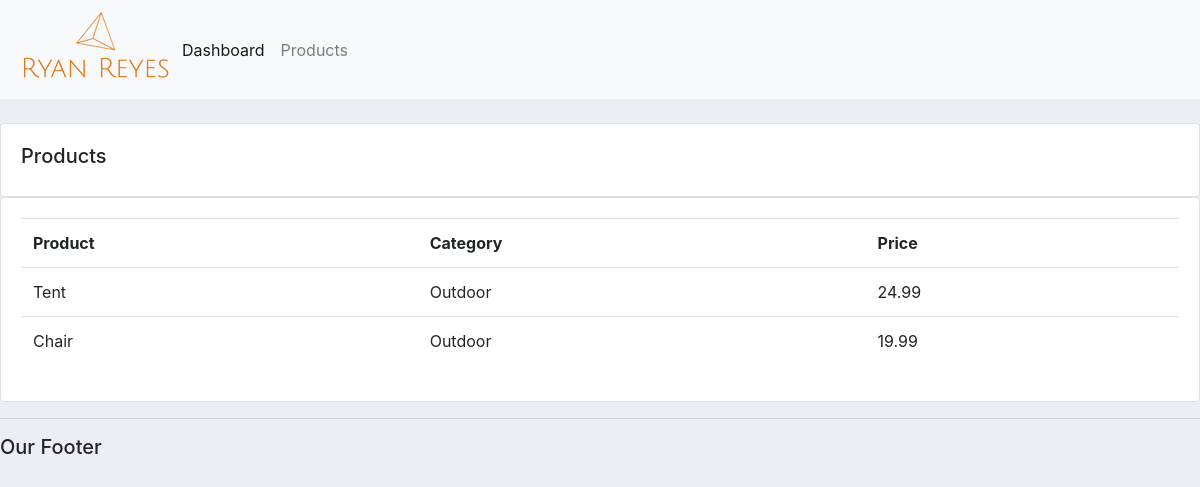
Screenshot of /products/ with the database file from the repository.
### accounts/models.py (models this page shows, shortened)
class Product(models.Model):
    CATEGORY = (
        ('Indoor', 'Indoor'),
        ('Outdoor', 'Outdoor')
    )
    name = models.CharField(max_length=200, null=True)
    price = models.FloatField(null=True)
    category = models.CharField(max_length=200, null=True, choices=CATEGORY)
    description = models.CharField(max_length=200, null=True)
    date_created = models.DateTimeField(auto_now_add=True, null=True)
    tag = models.ManyToManyField(Tag)

### accounts/views.py (the view)
# urls.py: path('products/', views.products, name='products'),
def products(request):
    products = Product.objects.all()
    return render(request, 'accounts/products.html', {'products': products})

### accounts/templates/accounts/products.html
{% extends 'accounts/main.html' %}
{% block content %}
<br>
<div class="row">
    <div class="col-md">
        <div class="card card-body">
            <h5>Products</h5>
        </div>
        <div class="card card-body">
            <table class="table">
                <tr>
                    <th>Product</th>
                    <th>Category</th>
                    <th>Price</th>
                </tr>
                {% for i in products %}
                <tr>
                    <td>{{i.name}}</td>
                    <td>{{i.category}}</td>
                    <td>{{i.price}}</td>
                </tr>
                {% endfor %}
            </table>
        </div>
    </div>
</div>
{% endblock %}

### static/css/main.css (style rules this page uses)
body { background-color: #ebeff5; }

### rows the page displays
Product: name "Tent", category "Outdoor", price "24.99"
Product: name "Chair", category "Outdoor", price "19.99"
